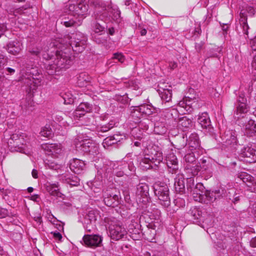
#> input picture 7.tiff, 256 x 256 px, found by its file name
$ jupyter execute Reinhard.ipynb
#> lines starting #> are read from the running program, lines starting #| are printed output that depends on the picture
#> in read_image, im is the input picture: shape (256, 256, 3); mean B, G, R 164, 100.1, 192.7
#> in standardize_brightness, `p = np.percentile(I, 90)`: p = 222
#> in standardize_brightness, `return np.clip(I * 255.0 / p, 0, 255).astype(np.uint8)`:
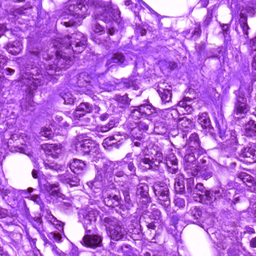
#> returned value: shape (256, 256, 3); mean of channels 0, 1, 2 218.4, 114.4, 187.5; drawn as B, G, R
<a href="https://colab.research.google.com/github/pegahsalehi/Stain-to_Stain-Translation/blob/master/Reinhard.ipynb" target="_parent"></a>

[cell 1]
from google.colab import drive
drive.mount('/content/drive')

[cell 2]
import cv2 as cv
import numpy as np

### Some functions ###

def lab_split(I):
    """
    Convert from RGB uint8 to LAB and split into channels
    :param I: uint8
    :return:
    """
    I = cv.cvtColor(I, cv.COLOR_RGB2LAB)
#> I: shape (256, 256, 3); mean of channels 0, 1, 2 160.4, 177, 109
    I = I.astype(np.float32)
#> I: shape (256, 256, 3) float32; mean of channels 0, 1, 2 160.4, 177, 109
    I1, I2, I3 = cv.split(I)
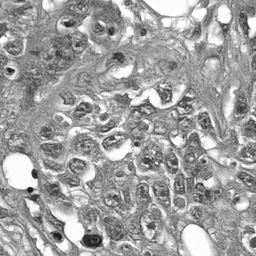
#> I1: shape (256, 256) float32; min 21, max 255, mean 160.4
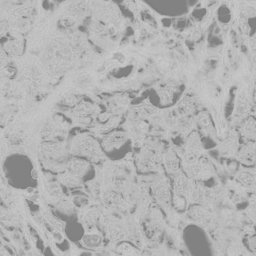
#> I2: shape (256, 256) float32; min 127, max 203, mean 177
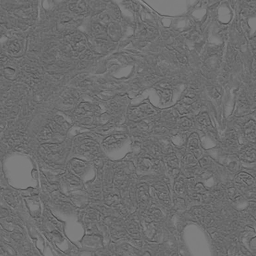
#> I3: shape (256, 256) float32; min 69, max 148, mean 109
    I1 /= 2.55
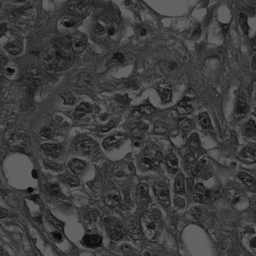
#> I1: shape (256, 256) float32; min 8.24, max 100, mean 62.9
    I2 -= 128.0
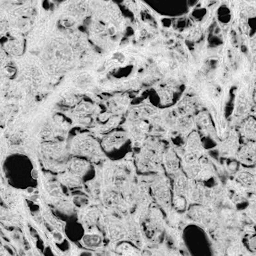
#> I2: shape (256, 256) float32; min -1, max 75, mean 49; drawn with min black and max white
    I3 -= 128.0
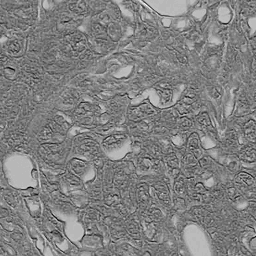
#> I3: shape (256, 256) float32; min -59, max 20, mean -18.95; drawn with min black and max white
    return I1, I2, I3

def merge_back(I1, I2, I3):
    """
    Take seperate LAB channels and merge back to give RGB uint8
    :param I1:
    :param I2:
    :param I3:
    :return:
    """
    I1 *= 2.55
    I2 += 128.0
    I3 += 128.0
    I = np.clip(cv.merge((I1, I2, I3)), 0, 255).astype(np.uint8)
    return cv.cvtColor(I, cv.COLOR_LAB2RGB)

def get_mean_std(I):
    """
    Get mean and standard deviation of each channel
    :param I: uint8
    :return:
    """
    I1, I2, I3 = lab_split(I)
    m1, sd1 = cv.meanStdDev(I1)
#> m1 = [62.91]; sd1 = [17.14]
    m2, sd2 = cv.meanStdDev(I2)
#> m2 = [48.99]; sd2 = [17.28]
    m3, sd3 = cv.meanStdDev(I3)
#> m3 = [-18.95]; sd3 = [8.13]
    means = m1, m2, m3
#> means = ([62.91], [48.99], [-18.95])
    stds = sd1, sd2, sd3
#> stds = ([17.14], [17.28], [8.13])
    return means, stds

### Main class ###

class normalizer(object):
    """
    A stain normalization object
    """
    def __init__(self):
        self.target_means = None
        self.target_stds = None

    def fit(self, target):
        target = standardize_brightness(target)
        means, stds = get_mean_std(target)
#> means = ([62.91], [48.99], [-18.95]); stds = ([17.14], [17.28], [8.13])
        self.target_means = means
#> self.target_means = ([62.91], [48.99], [-18.95])
        self.target_stds = stds
#> self.target_stds = ([17.14], [17.28], [8.13])

    def transform(self, I):
        I = standardize_brightness(I)
        I1, I2, I3 = lab_split(I)
        means, stds = get_mean_std(I)
        norm1 = ((I1 - means[0]) * (self.target_stds[0] / stds[0])) + self.target_means[0]
        norm2 = ((I2 - means[1]) * (self.target_stds[1] / stds[1])) + self.target_means[1]
        norm3 = ((I3 - means[2]) * (self.target_stds[2] / stds[2])) + self.target_means[2]
        return merge_back(norm1, norm2, norm3)

[cell 3]
import numpy as np
import cv2 as cv
import spams
import matplotlib.pyplot as plt

def read_image(path):
    """
    Read an image to RGB uint8
    :param path:
    :return:
    """
    im = cv.imread(path)
    im = cv.cvtColor(im, cv.COLOR_BGR2RGB)
    return im

def standardize_brightness(I):
    """
    :param I:
    :return:
    """
    p = np.percentile(I, 90)
    return np.clip(I * 255.0 / p, 0, 255).astype(np.uint8)
